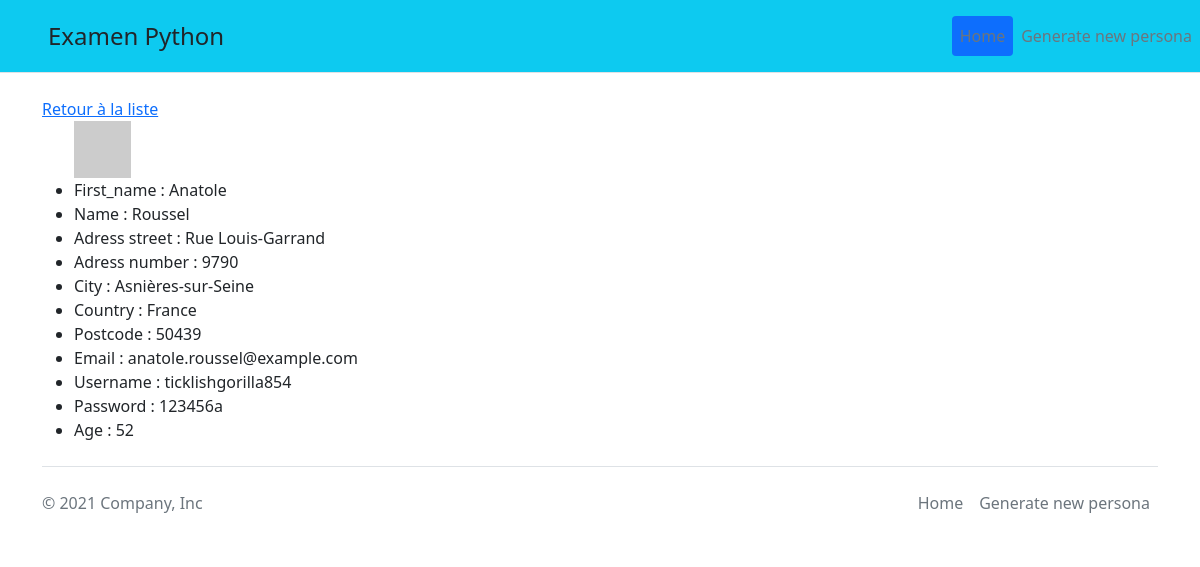
The app's page /details/32/ with its own data.
### persona_app/models.py (models this page shows)
class Persona(models.Model):
    first_name = models.CharField(max_length=20)
    last_name = models.CharField(max_length=50)
    address_street = models.CharField(max_length=50)
    address_number = models.IntegerField()
    city = models.CharField(max_length=50)
    country = models.CharField(max_length=50)
    postcode = models.CharField(max_length=50)
    email = models.EmailField()
    username = models.CharField(max_length=50)
    password = models.CharField(max_length=20)
    age = models.PositiveIntegerField()
    picture = models.CharField(max_length=50)

### persona_app/views.py (the view)
# urls.py: path('details/<int:id>/', views.persona_details, name='persona_details'),
def persona_details(request, id):
    person = Persona.objects.get(id=id)
    context = {
        'person_details': person
    }
    print(context)
    return render(request, 'persona_app/persona_details.html', context)

### persona_app/templates/persona_app/persona_details.html
{% extends 'base.html' %} {% block title %}Persona details{% endblock title %}
{% block content %}
<a href="{% url 'url_list' %}">Retour à la liste</a>
<ul>
  <img src="{{ person_details.picture }}" alt="{{ person_details.picture }}"/>
  <li>First_name : {{ person_details.first_name }}</li>
  <li>Name : {{ person_details.last_name }}</li>
  <li>Adress street : {{ person_details.address_street }}</li>
  <li>Adress number : {{ person_details.address_number }}</li>
  <li>City : {{ person_details.city }}</li>
  <li>Country : {{ person_details.country }}</li>
  <li>Postcode : {{ person_details.postcode }}</li>
  <li>Email : {{ person_details.email }}</li>
  <li>Username : {{ person_details.username }}</li>
  <li>Password : {{ person_details.password }}</li>
  <li>Age : {{ person_details.age }}</li>
</ul>
{% endblock content %}

### records on screen
Persona: first_name "Anatole", last_name "Roussel", address_street "Rue Louis-Garrand", address_number "9790", city "Asnières-sur-Seine", country "France", postcode "50439", email "anatole.roussel@example.com", username "ticklishgorilla854", password "123456a", age "52"
